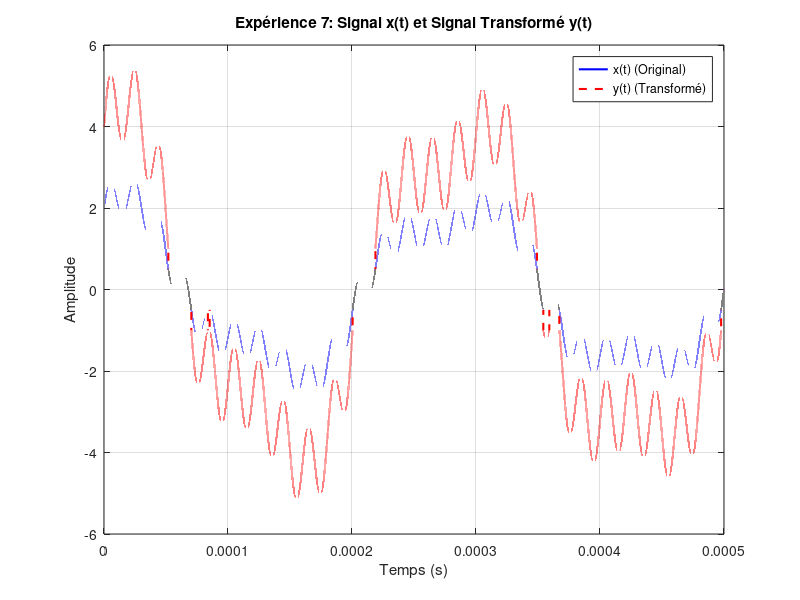

This chart was generated by the following MATLAB code:
%% Expérience 7 : Signal à Haute Fréquence et Traitement Non Linéaire

clc;        % Nettoie la fenêtre de commande
clear;      % Supprime toutes les variables de l'espace de travail
close all;  % Ferme toutes les figures ouvertes

% --- 1. Paramètres d'Échantillonnage et Temps ---
F_max = 50000;      % Fréquence maximale du signal (50 kHz)
Fs = F_max * F_max;    % Fréquence d'échantillonnage choisie (1.25 MHz)
Ts = 1/Fs;          % Période d'échantillonnage (0.8 µs)

T_start = 0;
T_end = 0.0005;     % Intervalle de temps [0, 0.0005 s]
t = T_start : Ts : T_end; % Vecteur temps

% --- 2. Génération du Signal d'Entrée x(t) ---
% x(t) = cos(2*pi*20000t) * sin(2*pi*30000t) + 2 * cos(22000t)
F1 = 20000;
F2 = 30000;
F3 = 22000 / (2*pi); % La fréquence angulaire est déjà en radians/s. 

x = cos(2*pi*F1*t) .* sin(2*pi*F2*t) + 2 * cos(22000*t);

% --- 3. Définition du Signal de Sortie y(t) (Traitement Non Linéaire) ---
% y(t) = 2 * x(t) si |x(t)| >= 0.5
% y(t) = x(t) sinon
y = zeros(size(x)); % Initialisation de y(t)

% Création d'un masque pour les conditions
% Condition 1: |x(t)| >= 0.5
idx_condition1 = (abs(x) >= 0.5);

% Application de la condition 1
y(idx_condition1) = 2 * x(idx_condition1);

% Application de la condition 2 (l'inverse de la condition 1)
idx_condition2 = ~idx_condition1;
y(idx_condition2) = x(idx_condition2);

% --- 4. Tracé des Signaux x(t) et y(t) ---
figure('Name', 'Expérience 7: Signal Original et Transformé');
plot(t, x, 'b-', 'LineWidth', 1.5);
hold on; 
plot(t, y, 'r--', 'LineWidth', 1.5);
hold off;

title('Expérience 7: Signal x(t) et Signal Transformé y(t)');
xlabel('Temps (s)');
ylabel('Amplitude');
legend('x(t) (Original)', 'y(t) (Transformé)', 'Location', 'NorthEast');
grid on;